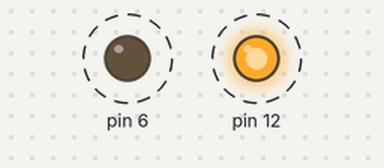
The sketch below on a simulated Arduino Uno, built with avr-gcc and run on an emulated ATmega328P. On the bench: output pins drawn as LEDs (lit = HIGH). Dashed ring = blinking.

Above: at 0.5 s.
Timing chart, 0 to 4.6 s (numbered marks = the images above):
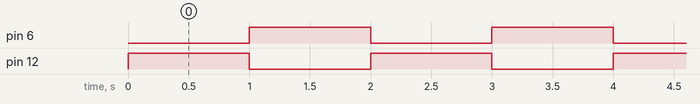

Measured:
- by itself, pin 6, pin 12: alternates HIGH for 1.0 s and LOW for 1.0 s
- by itself, everything shown: repeats every 2.0 s, in 3 steps

The sketch:

sketch_oct21a.ino
```cpp
void setup()
{
  pinMode(12,OUTPUT);
  pinMode(6,OUTPUT);
}
void loop()
{
  digitalWrite(12,HIGH);
  delay(1000);
  digitalWrite(12,LOW);
  digitalWrite(6,HIGH);
  delay(1000);
  digitalWrite(6,LOW);
}
```
